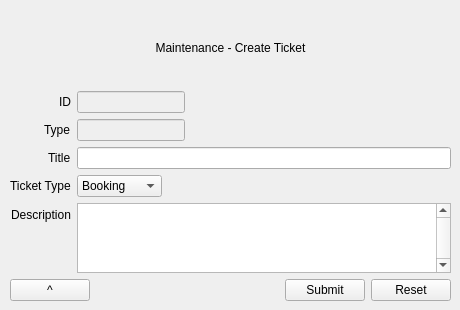
<?xml version="1.0" encoding="UTF-8"?>
<ui version="4.0">
 <class>TicketCreate</class>
 <widget class="QWidget" name="TicketCreate">
  <property name="geometry">
   <rect>
    <x>0</x>
    <y>0</y>
    <width>460</width>
    <height>310</height>
   </rect>
  </property>
  <property name="windowTitle">
   <string>Stayiesta - Create Ticket</string>
  </property>
  <widget class="QWidget" name="verticalLayoutWidget">
   <property name="geometry">
    <rect>
     <x>10</x>
     <y>10</y>
     <width>441</width>
     <height>291</height>
    </rect>
   </property>
   <layout class="QVBoxLayout" name="verticalLayout">
    <item>
     <widget class="QLabel" name="label_2">
      <property name="autoFillBackground">
       <bool>false</bool>
      </property>
      <property name="text">
       <string>Maintenance - Create Ticket</string>
      </property>
      <property name="alignment">
       <set>Qt::AlignCenter</set>
      </property>
      <property name="margin">
       <number>-2</number>
      </property>
     </widget>
    </item>
    <item>
     <layout class="QFormLayout" name="formLayout">
      <property name="fieldGrowthPolicy">
       <enum>QFormLayout::ExpandingFieldsGrow</enum>
      </property>
      <property name="labelAlignment">
       <set>Qt::AlignRight|Qt::AlignTrailing|Qt::AlignVCenter</set>
      </property>
      <item row="1" column="0">
       <widget class="QLabel" name="label">
        <property name="text">
         <string>ID</string>
        </property>
       </widget>
      </item>
      <item row="1" column="1">
       <widget class="QLineEdit" name="lineID">
        <property name="enabled">
         <bool>false</bool>
        </property>
        <property name="sizePolicy">
         <sizepolicy hsizetype="Fixed" vsizetype="Fixed">
          <horstretch>0</horstretch>
          <verstretch>0</verstretch>
         </sizepolicy>
        </property>
       </widget>
      </item>
      <item row="2" column="0">
       <widget class="QLabel" name="label_3">
        <property name="text">
         <string>Type</string>
        </property>
       </widget>
      </item>
      <item row="2" column="1">
       <widget class="QLineEdit" name="lineType">
        <property name="enabled">
         <bool>false</bool>
        </property>
        <property name="sizePolicy">
         <sizepolicy hsizetype="Fixed" vsizetype="Fixed">
          <horstretch>0</horstretch>
          <verstretch>0</verstretch>
         </sizepolicy>
        </property>
       </widget>
      </item>
      <item row="3" column="1">
       <widget class="QLineEdit" name="lineTitle"/>
      </item>
      <item row="4" column="0">
       <widget class="QLabel" name="label_6">
        <property name="text">
         <string>Ticket Type</string>
        </property>
       </widget>
      </item>
      <item row="5" column="0">
       <widget class="QLabel" name="label_7">
        <property name="text">
         <string>Description</string>
        </property>
       </widget>
      </item>
      <item row="5" column="1">
       <widget class="QTextEdit" name="textEdit">
        <property name="sizePolicy">
         <sizepolicy hsizetype="MinimumExpanding" vsizetype="Minimum">
          <horstretch>0</horstretch>
          <verstretch>0</verstretch>
         </sizepolicy>
        </property>
        <property name="minimumSize">
         <size>
          <width>0</width>
          <height>41</height>
         </size>
        </property>
        <property name="verticalScrollBarPolicy">
         <enum>Qt::ScrollBarAlwaysOn</enum>
        </property>
        <property name="horizontalScrollBarPolicy">
         <enum>Qt::ScrollBarAlwaysOff</enum>
        </property>
        <property name="sizeAdjustPolicy">
         <enum>QAbstractScrollArea::AdjustToContents</enum>
        </property>
       </widget>
      </item>
      <item row="3" column="0">
       <widget class="QLabel" name="label_4">
        <property name="text">
         <string>Title</string>
        </property>
       </widget>
      </item>
      <item row="4" column="1">
       <widget class="QComboBox" name="ticketType">
        <item>
         <property name="text">
          <string>Booking</string>
         </property>
        </item>
        <item>
         <property name="text">
          <string>Homestay</string>
         </property>
        </item>
        <item>
         <property name="text">
          <string>Account</string>
         </property>
        </item>
        <item>
         <property name="text">
          <string>Payment</string>
         </property>
        </item>
       </widget>
      </item>
     </layout>
    </item>
    <item>
     <layout class="QHBoxLayout" name="horizontalLayout">
      <property name="sizeConstraint">
       <enum>QLayout::SetDefaultConstraint</enum>
      </property>
      <item>
       <widget class="QPushButton" name="buttonHome">
        <property name="text">
         <string>^</string>
        </property>
       </widget>
      </item>
      <item>
       <spacer name="horizontalSpacer">
        <property name="orientation">
         <enum>Qt::Horizontal</enum>
        </property>
        <property name="sizeHint" stdset="0">
         <size>
          <width>40</width>
          <height>20</height>
         </size>
        </property>
       </spacer>
      </item>
      <item>
       <widget class="QPushButton" name="buttonSubmit">
        <property name="text">
         <string>Submit</string>
        </property>
       </widget>
      </item>
      <item>
       <widget class="QPushButton" name="buttonReset">
        <property name="text">
         <string>Reset</string>
        </property>
       </widget>
      </item>
     </layout>
    </item>
   </layout>
  </widget>
 </widget>
 <resources/>
 <connections>
  <connection>
   <sender>buttonReset</sender>
   <signal>clicked()</signal>
   <receiver>textEdit</receiver>
   <slot>clear()</slot>
   <hints>
    <hint type="sourcelabel">
     <x>417</x>
     <y>282</y>
    </hint>
    <hint type="destinationlabel">
     <x>367</x>
     <y>209</y>
    </hint>
   </hints>
  </connection>
  <connection>
   <sender>buttonReset</sender>
   <signal>clicked()</signal>
   <receiver>lineTitle</receiver>
   <slot>clear()</slot>
   <hints>
    <hint type="sourcelabel">
     <x>409</x>
     <y>282</y>
    </hint>
    <hint type="destinationlabel">
     <x>392</x>
     <y>113</y>
    </hint>
   </hints>
  </connection>
 </connections>
</ui>
